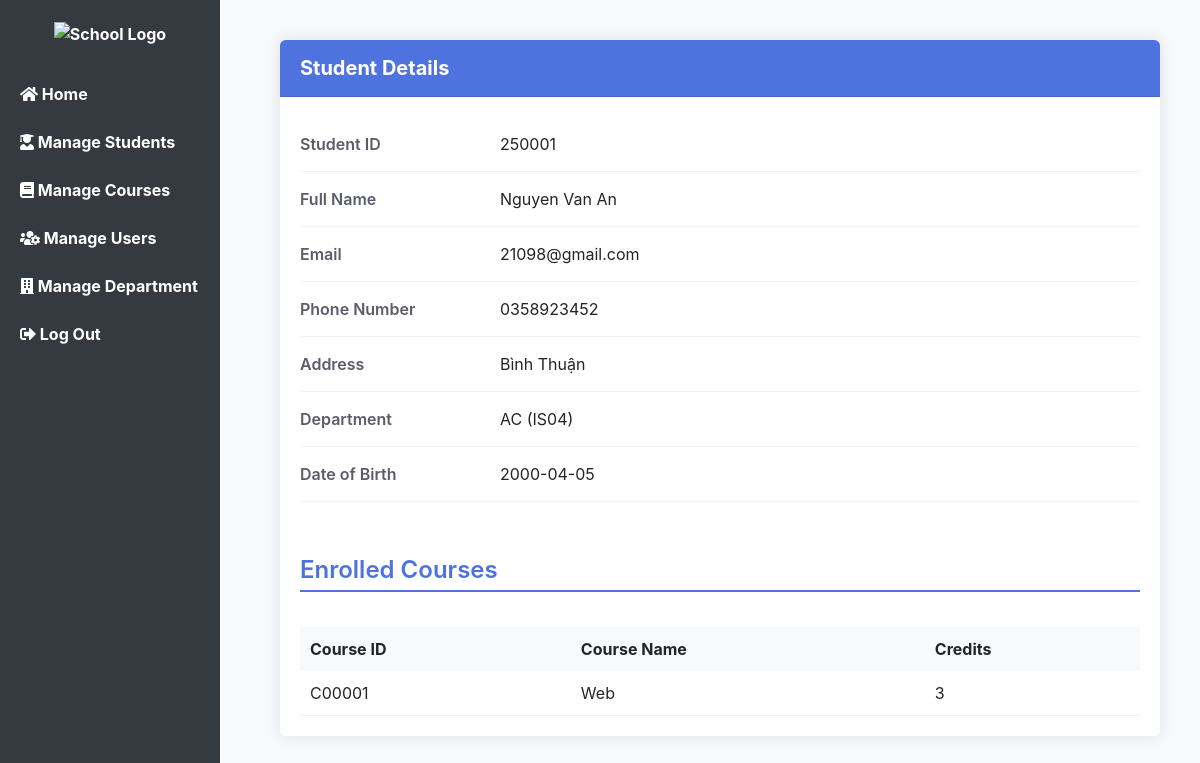
The page /Midterm/view_student.php?id=250001 (signed in) on the database its author committed.
### tables this page shows
CREATE TABLE `student` (
  `student_id` int(11) NOT NULL,
  `student_name` varchar(100) NOT NULL,
  `dep_id` varchar(10) NOT NULL,
  `dob` date NOT NULL,
  `address` varchar(100) NOT NULL,
  `email` varchar(100) NOT NULL,
  `password` varchar(50) NOT NULL,
  `phone_number` varchar(20) NOT NULL,
  `img` text NOT NULL
);

CREATE TABLE `d` (
  `dep_id` varchar(11) NOT NULL,
  `dep_name` varchar(100) NOT NULL,
  `dep_email` varchar(50) NOT NULL,
  `dep_password` varchar(50) NOT NULL,
  `location` varchar(100) NOT NULL,
  `status` varchar(50) NOT NULL
);

CREATE TABLE `student_courses` (
  `id` int(11) NOT NULL,
  `student_id` varchar(20) NOT NULL,
  `course_id` varchar(20) NOT NULL,
  `enrollment_date` date NOT NULL,
  `grade` decimal(5,2) DEFAULT NULL
);

CREATE TABLE `courses` (
  `course_id` varchar(20) NOT NULL,
  `course_name` varchar(100) NOT NULL,
  `credits` int(11) NOT NULL,
  `lecturer` varchar(100) DEFAULT NULL,
  `schedule` varchar(100) DEFAULT NULL,
  `created_at` timestamp NOT NULL DEFAULT current_timestamp()
);

### Midterm/view_student.php (the view, shortened to what this page needs)
<?php
include 'db.php';
$id = $conn->real_escape_string($_GET['id']);
$sql = "SELECT s.*, d.dep_name, u.username as account_username
        FROM student s
        LEFT JOIN d ON s.dep_id = d.dep_id
        LEFT JOIN users u ON s.student_id = u.student_id
        WHERE s.student_id = '$id'";
$result = $conn->query($sql);
$student = $result->fetch_assoc();
$courses_sql = "SELECT c.course_id, c.course_name, c.credits, c.lecturer, c.schedule, sc.grade
               FROM student_courses sc
               JOIN courses c ON sc.course_id = c.course_id
               WHERE sc.student_id = '$id'
               ORDER BY c.course_name";
$courses_result = $conn->query($courses_sql);
$enrolled_courses = [];
if ($courses_result) {
    $enrolled_courses = $courses_result->fetch_all(MYSQLI_ASSOC);
}
?>
<!DOCTYPE html>
<html lang="en">
<head>
    <link href="https://stackpath.bootstrapcdn.com/bootstrap/4.5.2/css/bootstrap.min.css" rel="stylesheet">
    <link href="https://cdnjs.cloudflare.com/ajax/libs/font-awesome/5.15.4/css/all.min.css" rel="stylesheet">
</head>
<body>
<?php include 'sidebar.php'; ?>
<div class="content">
    <div class="card">
        <div class="card-header py-3">
            <h5 class="m-0 font-weight-bold">Student Details</h5>
        </div>
        <div class="card-body">
            <div class="detail-row">
                <div class="detail-label">Student ID</div>
                <div><?php echo htmlspecialchars($student['student_id']); ?></div>
            </div>
            <div class="detail-row">
                <div class="detail-label">Full Name</div>
                <div><?php echo htmlspecialchars($student['student_name']); ?></div>
            </div>
            <div class="detail-row">
                <div class="detail-label">Email</div>
                <div><?php echo htmlspecialchars($student['email']); ?></div>
            </div>
            <div class="detail-row">
                <div class="detail-label">Phone Number</div>
                <div><?php echo htmlspecialchars($student['phone_number']); ?></div>
            </div>
            <div class="detail-row">
                <div class="detail-label">Address</div>
                <div><?php echo htmlspecialchars($student['address']); ?></div>
            </div>
            <div class="detail-row">
                <div class="detail-label">Department</div>
                <div>
                    <?php if ($student['dep_name']): ?>
                        <?php echo htmlspecialchars($student['dep_name']); ?>
                        (<?php echo htmlspecialchars($student['dep_id']); ?>)
                    <?php else: ?>
                        Not assigned
                    <?php endif; ?>
                </div>
            </div>
            <div class="detail-row">
                <div class="detail-label">Date of Birth</div>
                <div><?php echo htmlspecialchars($student['dob']); ?></div>
            </div>
            <h4 class="section-title">Enrolled Courses</h4>
            <?php if (!empty($enrolled_courses)): ?>
                <div class="table-responsive">
                    <table class="course-table">
                        <thead>
                            <tr>
                                <th>Course ID</th>
                                <th>Course Name</th>
                                <th>Credits</th>
                            </tr>
                        </thead>
                        <tbody>
                            <?php foreach ($enrolled_courses as $course): ?>
                                <tr>
                                    <td><?= htmlspecialchars($course['course_id']) ?></td>
                                    <td><?= htmlspecialchars($course['course_name']) ?></td>
                                    <td><?= htmlspecialchars($course['credits']) ?></td>
                                </tr>
                            <?php endforeach; ?>
                        </tbody>
                    </table>
                </div>
            <?php else: ?>
                <div class="no-courses">
                    <i class="fas fa-book-open"></i> This student is not enrolled in any courses yet.
                </div>
            <?php endif; ?>
        </div>
    </div>
</div>
</body>
</html>

### Midterm/view_student.php (style rules this page uses)
:root { --primary-color: #4e73df; --secondary-color: #2e59d9; --background-color: #f8f9fc; --card-shadow: 0 0 15px rgba(0,0,0,0.1); --border-radius: 0.35rem; }
body { background-color: var(--background-color); font-family: 'Nunito', -apple-system, BlinkMacSystemFont, 'Segoe UI', Roboto, sans-serif; }
.content { margin-left: 240px; padding: 40px; }
.card { border: none; box-shadow: var(--card-shadow); border-radius: var(--border-radius); }
.card-header { background-color: var(--primary-color); color: white; border-radius: var(--border-radius) var(--border-radius) 0 0 !important; }
.detail-row { display: flex; padding: 15px 0; border-bottom: 1px solid rgba(0,0,0,0.05); }
.detail-label { font-weight: 600; width: 200px; color: #5a5c69; }
.course-table { width: 100%; margin-top: 20px; }
.course-table th { background-color: #f8f9fa; padding: 10px; text-align: left; }
.course-table td { padding: 10px; border-bottom: 1px solid #eee; }
.section-title { margin-top: 30px; margin-bottom: 15px; color: #4e73df; font-weight: 600; border-bottom: 2px solid #4e73df; padding-bottom: 5px; }

### rows shown on the page
student: student_id "250001", student_name "Nguyen Van An", email "21098@gmail.com", phone_number "0358923452", address "Bình Thuận", dep.dep_name "AC", dep "IS04", dob "2000-04-05"
student_courses: course.course_id "C00001", course.course_name "Web", course.credits "3"
